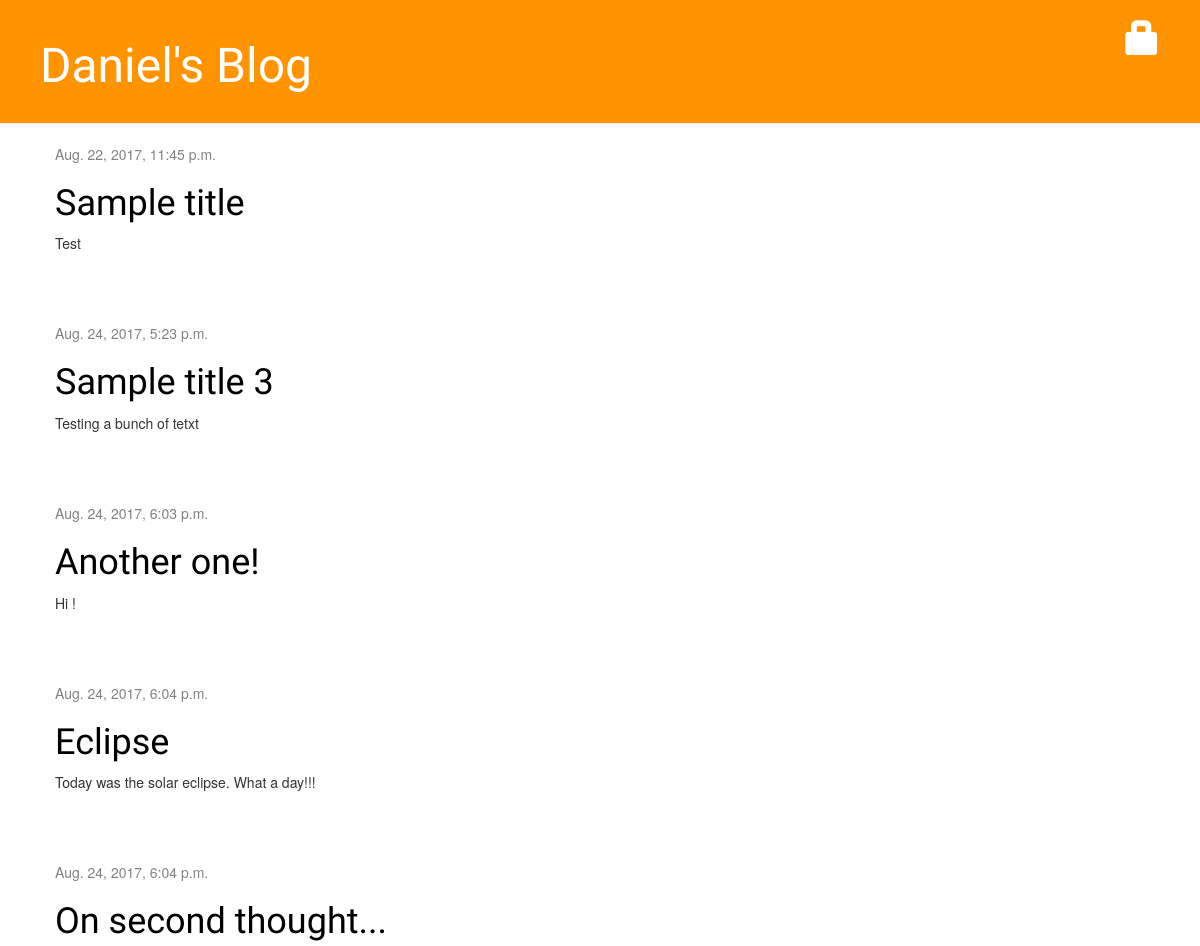
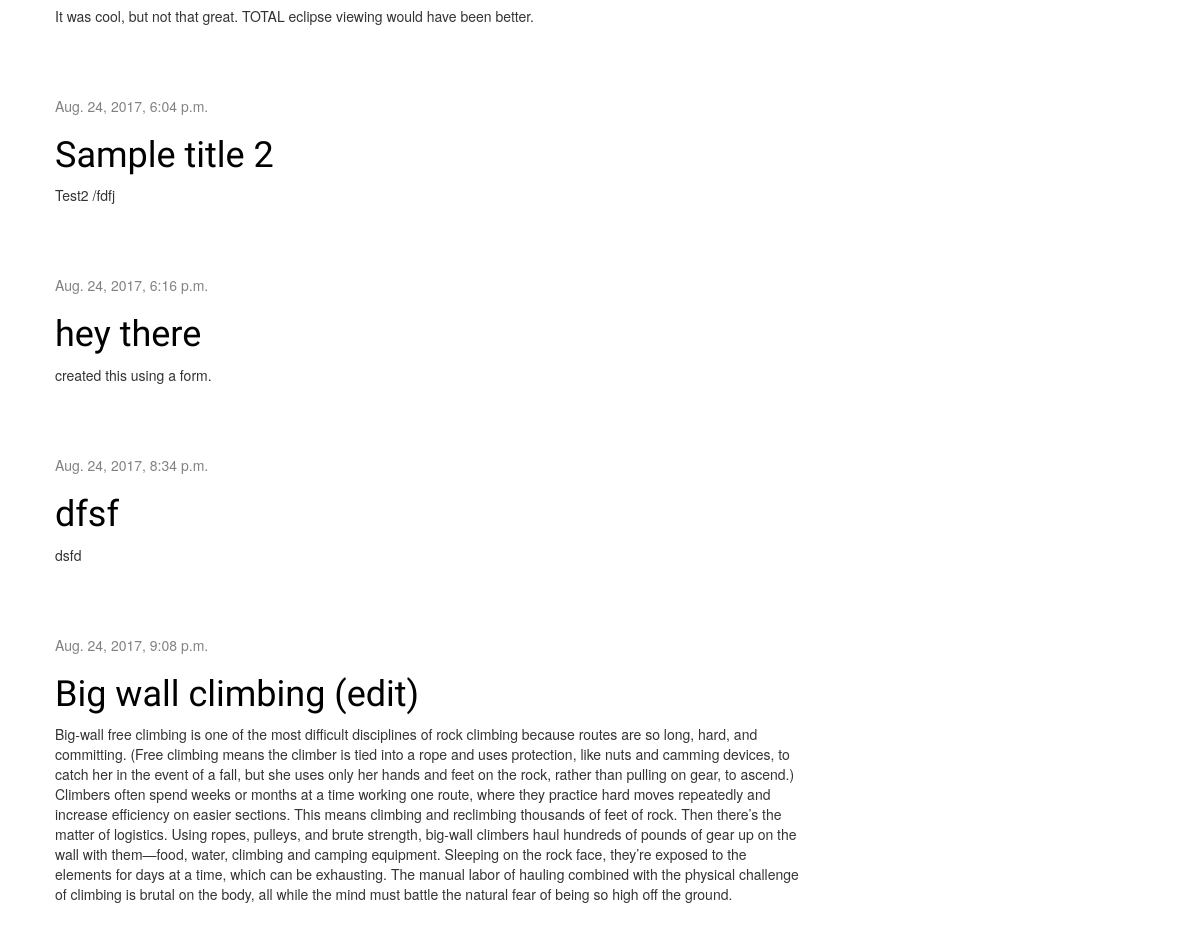
Before: / with the older database file (2 pictures, top to bottom).
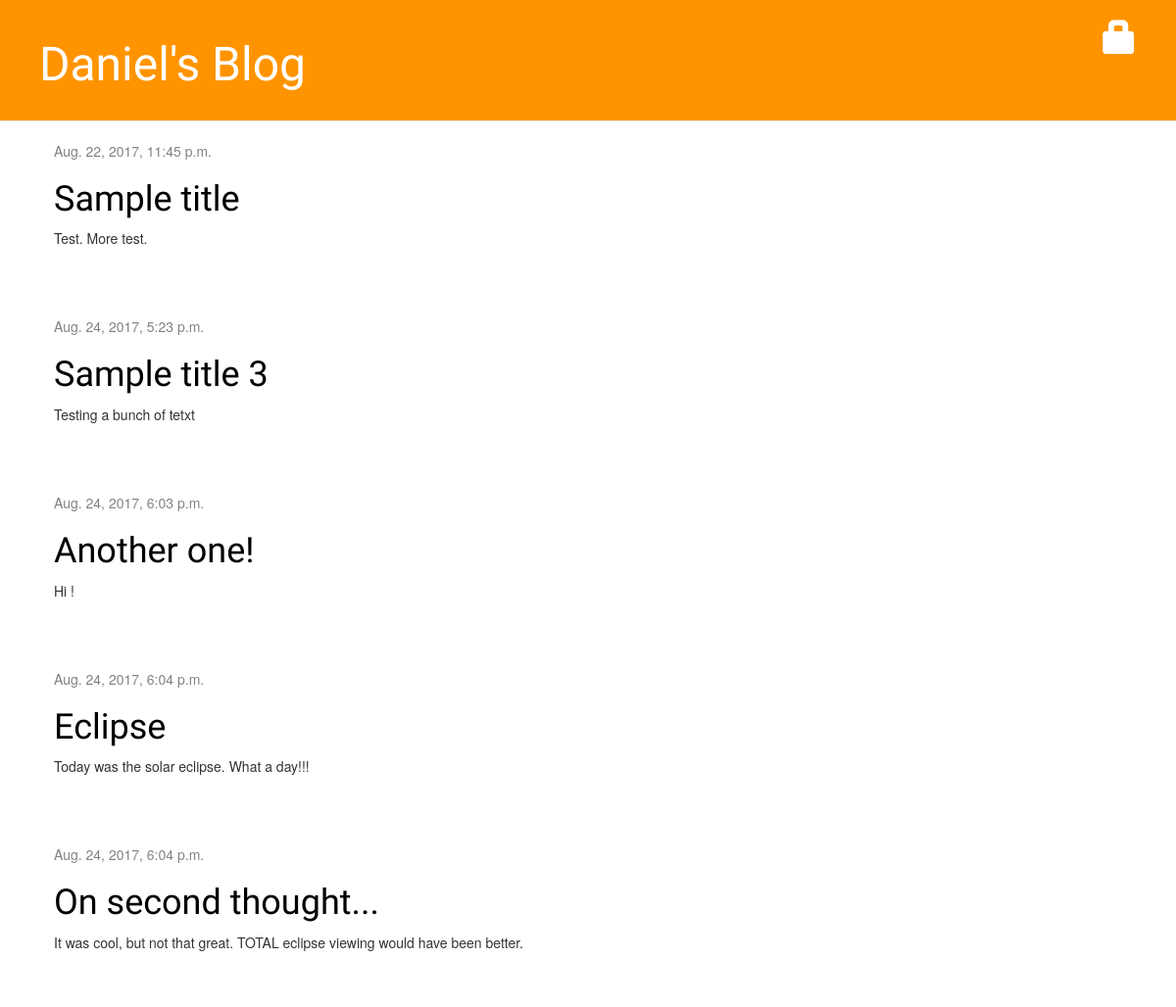
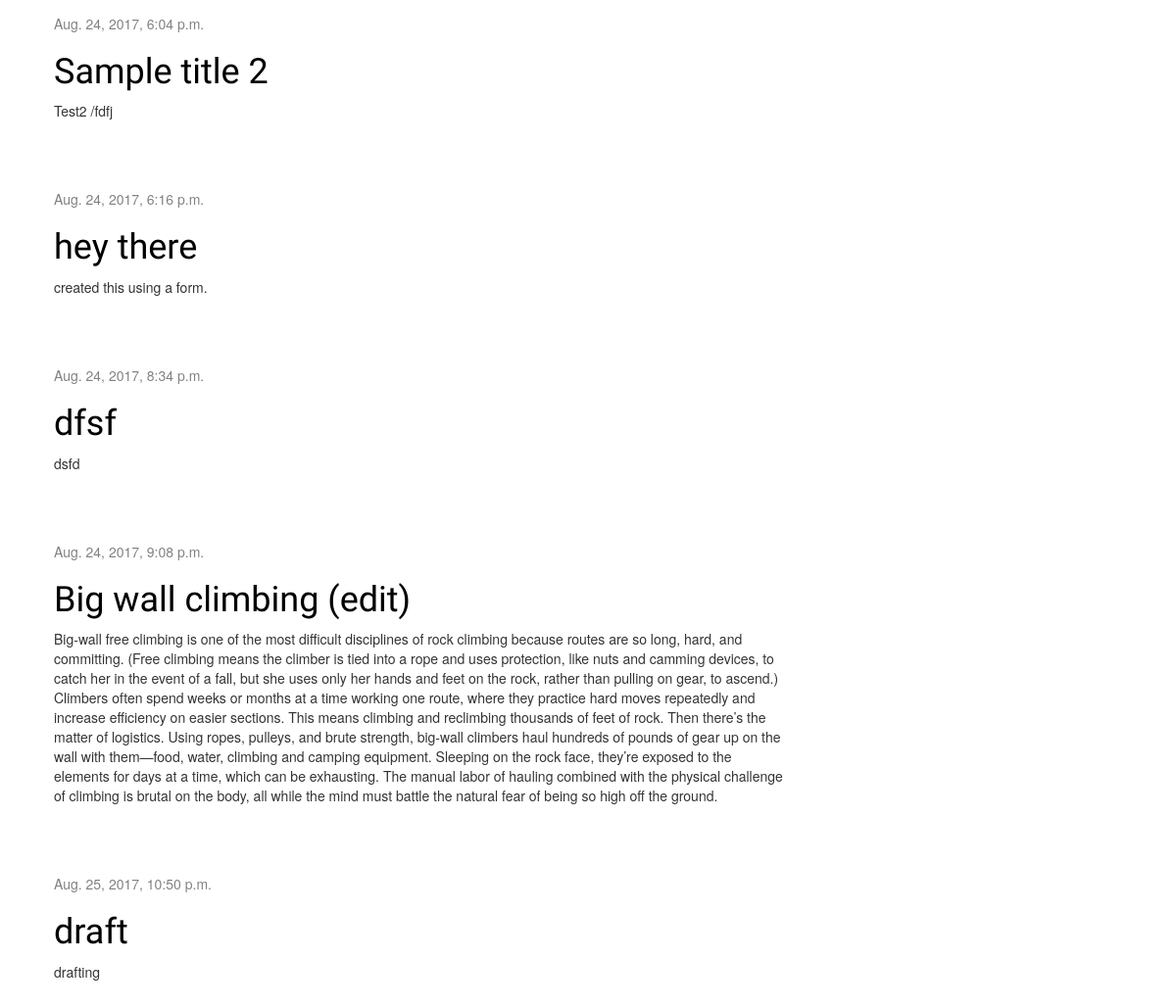
After: the same page with the newer database file (2 pictures, top to bottom).
### blog/models.py (models this page shows, shortened)
class Post(models.Model):
    author = models.ForeignKey('auth.User')
    title = models.CharField(max_length=200)
    text = models.TextField()
    created_date = models.DateTimeField(
            default=timezone.now)
    published_date = models.DateTimeField(
            blank=True, null=True)

### blog/views.py (the view)
# urls.py: url(r'^$', views.post_list, name='post_list'),
def post_list(request):
	posts = Post.objects.filter(published_date__lte=timezone.now()).order_by('published_date')
	posts = Post.objects.order_by('published_date')
	return render(request, 'blog/post_list.html', {'posts': posts})

### blog/templates/blog/post_list.html (shortened to what this page needs)
{% extends 'blog/base.html' %}
{% load staticfiles %}
				{% block content %}
				    {% for post in posts %}
				        <div class="post">
				            <div class="date">
				                {{ post.published_date }}
				            </div>
				            <h1><a href="{% url 'post_detail' pk=post.pk %}">{{ post.title }}</a></h1>
				            <p>{{ post.text|linebreaksbr }}</p>
				        </div>
				    {% endfor %}
				{% endblock %}

Changed rows visible on the page:
changed Post "Sample title": text "Test" → "Test. More test."
added Post: published_date "Aug. 25, 2017, 10:50 p.m.", title "draft", text "drafting"
